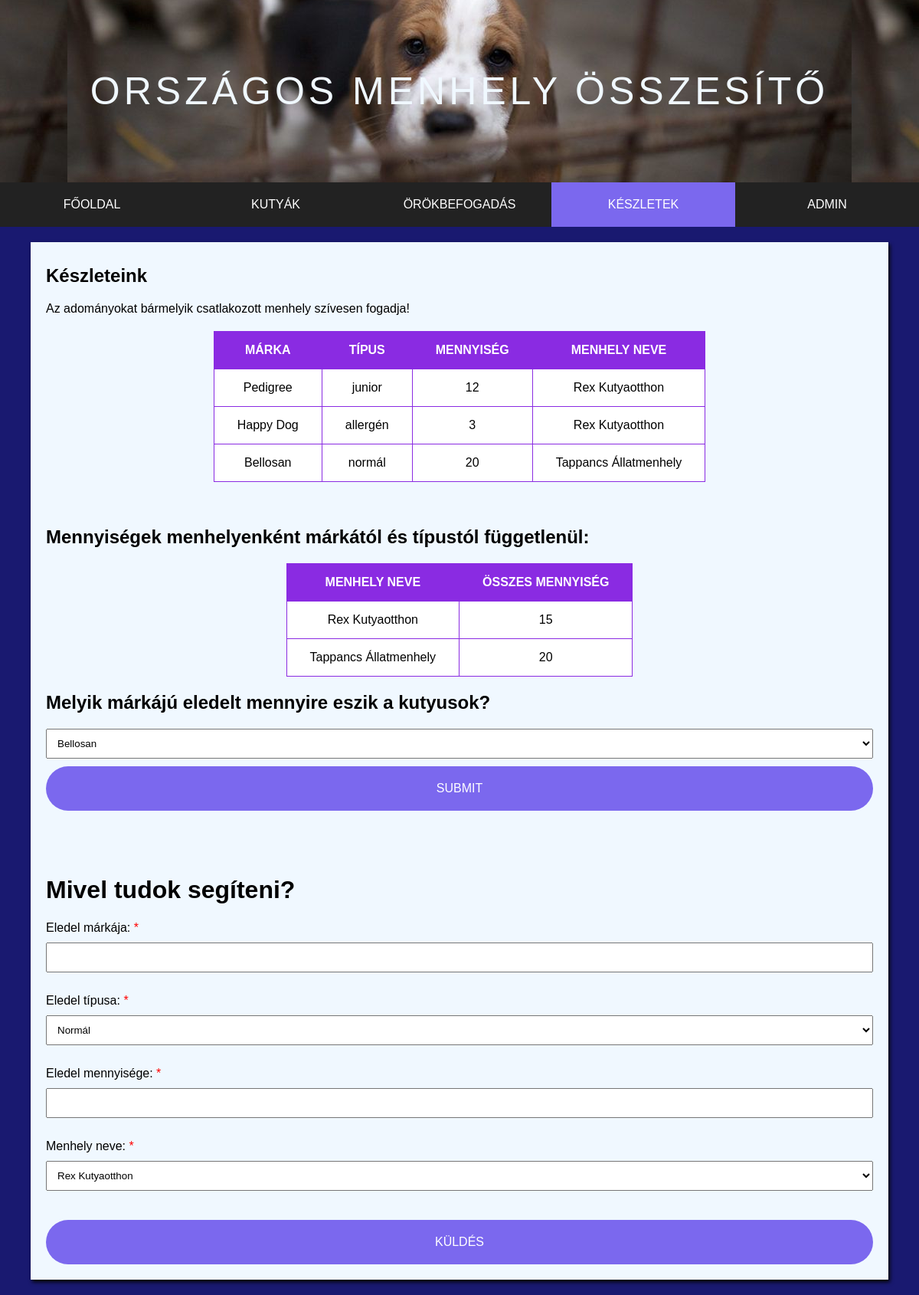
Screenshot of /keszletek.php with the database file from the repository.
### tables this page shows
CREATE TABLE Eledel(
    keszlet_kod INT PRIMARY KEY AUTO_INCREMENT,
    marka VARCHAR(255) NOT NULL,
    tipus VARCHAR(255) NOT NULL,
    mennyiseg INT,
    menhely_nev VARCHAR(255) NOT NULL,
    FOREIGN KEY(menhely_nev) 
		  REFERENCES Menhely(nev)
);

CREATE TABLE Menhely(
    nev VARCHAR(255) PRIMARY KEY,
    kapacitas INT NOT NULL,
    varos VARCHAR(255),
    utca VARCHAR(255),
    hazszam INT
);

### keszletek.php (the view, shortened to what this page needs)
<!DOCTYPE html>
<html lang="hu">
<head>
    <link rel="stylesheet" href="menhely.css">
</head>
<body>
<?php
include_once "common/header.php";
include_once "common/fuggvenyek.php";
include_once "common/db_fuggvenyek.php";
if ( !($conn = menhely_csatlakozas()) ) {
    return false;
}
?>
<main>
    <section>
        <h2>Készleteink</h2>
        <p>Az adományokat bármelyik csatlakozott menhely szívesen fogadja!</p>
        <?php
        if ( mysqli_select_db($conn, 'menhely') ) {
            $sql = "SELECT keszlet_kod, marka, tipus, mennyiseg, menhely_nev FROM Eledel ORDER BY menhely_nev";
            $res = mysqli_query($conn, $sql) or die ('Hibás utasítás!');
            echo '<table border=1>';
            echo '<tr>';
            echo '<th>MÁRKA</th>';
            echo '<th>TÍPUS</th>';
            echo '<th>MENNYISÉG</th>';
            echo '<th>MENHELY NEVE</th>';
            echo '</tr>';
            while ( ($current_row = mysqli_fetch_assoc($res))!= null) {
                echo '<tr>';
                echo '<td>' . $current_row["marka"] . '</td>';
                echo '<td>' . $current_row["tipus"] . '</td>';
                echo '<td>' . $current_row["mennyiseg"] . '</td>';
                echo '<td>' . $current_row["menhely_nev"] . '</td>';
                echo '</tr>';
            }
            echo '</table>';
        } else {
            die('Nem sikerült csatlakozni az adatbázishoz.');
        }
        ?>
    </section>
    <br>
    <section>
        <h2>Mennyiségek menhelyenként márkától és típustól függetlenül: </h2>
        <?php
        if ( mysqli_select_db($conn, 'menhely') ) {
            $sql = "SELECT Menhely.nev, SUM(mennyiseg) AS osszes FROM MENHELY, ELEDEL WHERE Menhely.nev = Eledel.menhely_nev GROUP BY Menhely.nev";
            $res = mysqli_query($conn, $sql) or die ('Hibás utasítás!');
            echo '<table border=1>';
            echo '<tr>';
            echo '<th>MENHELY NEVE</th>';
            echo '<th>ÖSSZES MENNYISÉG</th>';
            echo '</tr>';
            while ( ($current_row = mysqli_fetch_assoc($res))!= null) {
                echo '<tr>';
                echo '<td>' . $current_row["nev"] . '</td>';
                echo '<td>' . $current_row["osszes"] . '</td>';
                echo '</tr>';
            }
            echo '</table>';
        } else {
            die('Nem sikerült csatlakozni az adatbázishoz.');
        }
        ?>
    </section>
    <h2>Melyik márkájú eledelt mennyire eszik a kutyusok?</h2>
    <form action="keszletek.php"  method="GET">
        <select name="sel">
            <?php
            $sql = "SELECT marka FROM ELEDEL GROUP BY marka";
            $res = mysqli_query($conn, $sql) or die ('Hibás utasítás: '.mysqli_error($conn));
            while ( ($egySor = mysqli_fetch_assoc($res))!= null) {
                echo '<option value="'.$egySor["marka"].'">'.$egySor["marka"].'</option>';
            }
            ?>
        </select>
        <input type="submit" name="submit">
    </form>
    <br>
    <br>
    <br>
    <h1>Mivel tudok segíteni?</h1>
<div>
    <form method="POST" action="felvitel.php" autocomplete="off" accept-charset="utf-8">
        <label class="fontos">Eledel márkája: </label>
        <input type="text" name="e_marka" required>
        <br>
        <label class="fontos">Eledel típusa: </label>
        <select id="tipus" name="e_tipus" required>
            <option value="normál" selected>Normál</option>
        </select>
        <br>
        <label class="fontos">Eledel mennyisége: </label>
        <input type="text" name="e_mennyiseg" required>
        <br>
        <label class="fontos">Menhely neve: </label>
        <select name="e_menhely_nev" required>
            <?php
            $sql = "SELECT nev FROM Menhely";
            $res = mysqli_query($conn, $sql) or die ('Hibás utasítás: '.mysqli_error($conn));
            while ( ($current_row = mysqli_fetch_assoc($res))!= null) {
                echo '<option value="'.$current_row["nev"].'">'.$current_row["nev"].'</option>';
            }
            ?>
        </select>
        <br>
        <input type="submit" value="Küldés" />
    </form>
</div>
</main>
</body>
</html>

### menhely.css (style rules this page uses)
body { background-color: midnightblue; font-family: Arial, Verdana, sans-serif; margin: 0; padding: 0; }
main { text-align: justify; background-color: aliceblue; margin: 20px auto; padding: 10px 20px; width: 90%; box-shadow: 2px 3px 5px #000; }
table { background-color: #fff; margin: 20px auto; border-collapse: collapse; }
th, td { border: 1px solid blueviolet; padding: 15px 30px; text-align: center; }
tr:first-child { background-color: blueviolet; color: #fff; }
form > input, form > select { display: block; margin: 10px auto; padding: 10px; box-sizing: border-box; width: 100%; height: 50%; }
input[type="submit"] { font-size: 100%; background-color: mediumslateblue; color: #fff; padding: 20px; border: none; border-radius: 100px; text-transform: uppercase; cursor: pointer; }
form input[type="submit"] { margin-top: 10px; }
.fontos::after { content: "*"; color: red; }

### rows the page displays
eledel: marka "Pedigree", tipus "junior", mennyiseg "12", menhely_nev "Rex Kutyaotthon"
eledel: marka "Happy Dog", tipus "allergén", mennyiseg "3", menhely_nev "Rex Kutyaotthon"
eledel: marka "Bellosan", tipus "normál", mennyiseg "20", menhely_nev "Tappancs Állatmenhely"
menhely: nev "Rex Kutyaotthon", osszes "15"
menhely: nev "Tappancs Állatmenhely", osszes "20"

### other values shown
form field sel "Bellosan"
form field e_menhely_nev "Rex Kutyaotthon"
